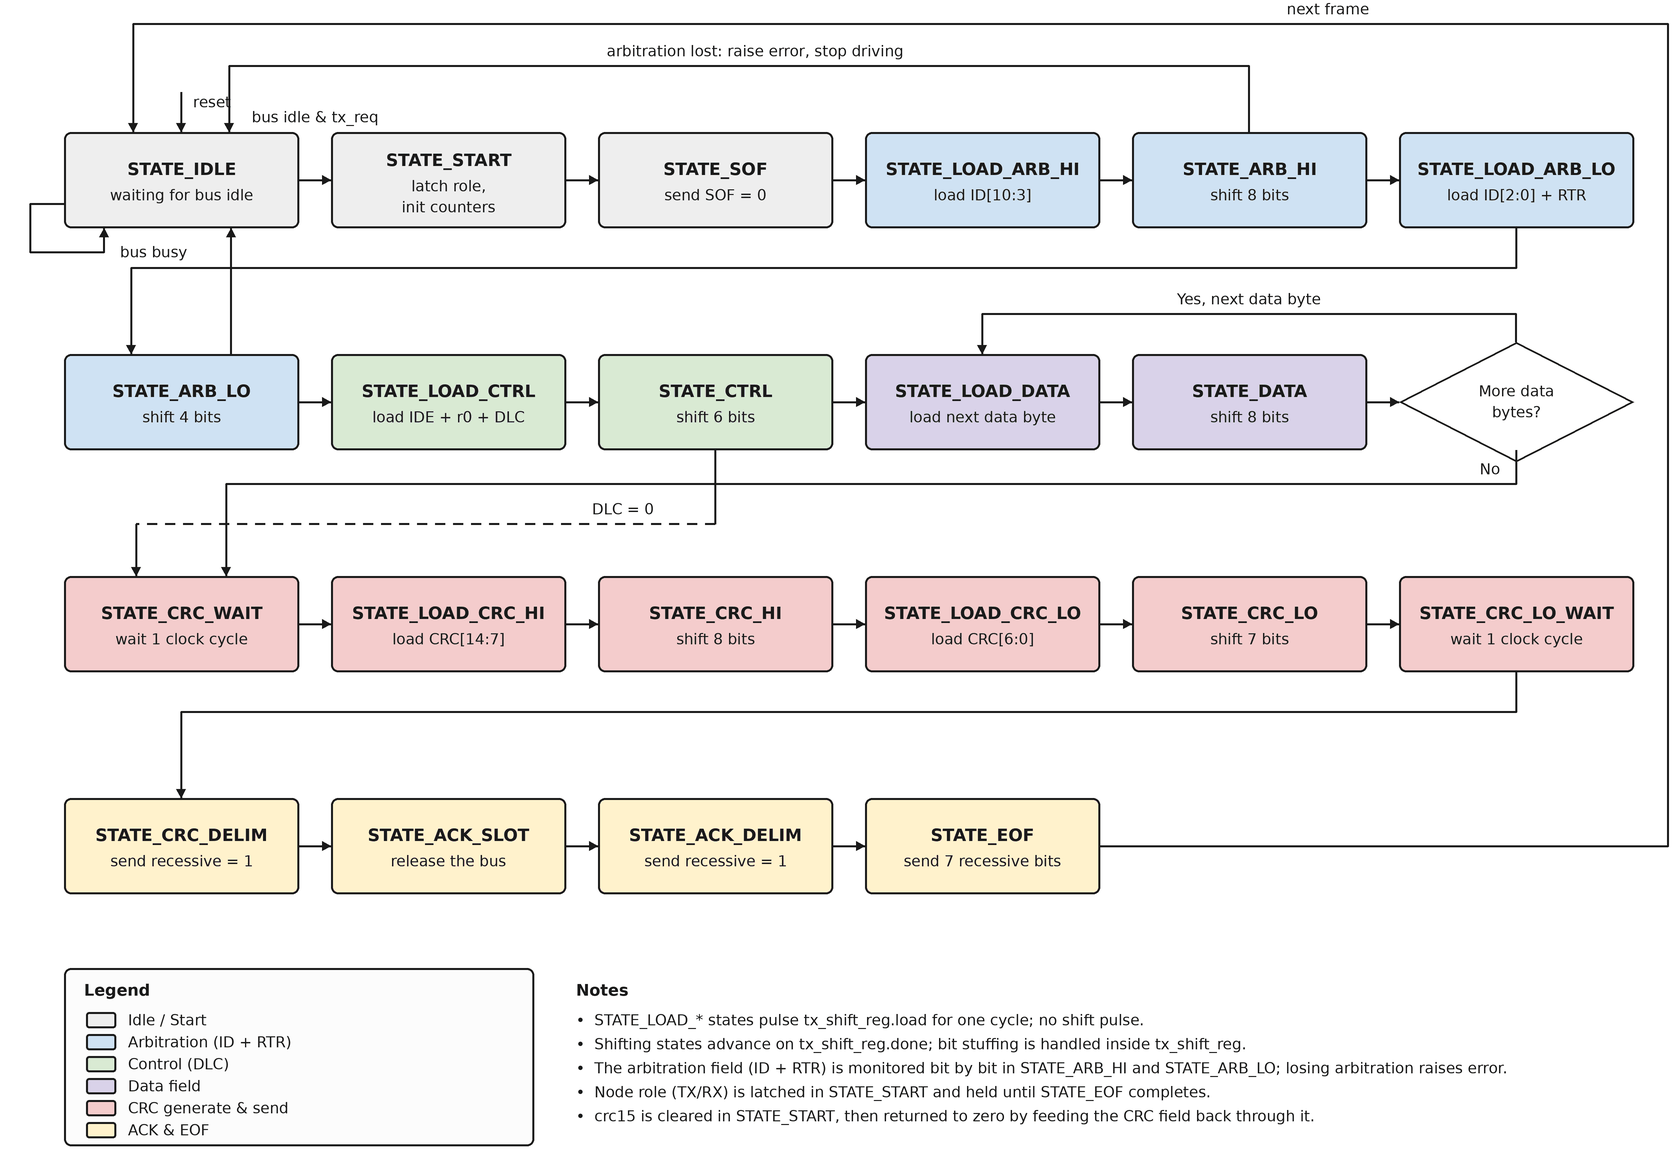

Reproduce this figure in Python.
#!/usr/bin/env python3
"""Draw can_controller's transmit-path state machine (L16 Appendix A).

Regenerate with:  python3 fsm.py <output.png>
Everything is data-driven from STATES/EDGES below, so a spec change is a text edit.
"""
import sys
from typing import Any

from PIL import Image, ImageDraw, ImageFont

Color = tuple[int, int, int]
Point = tuple[float, float]
# (key, row, col, title, subtitle lines, fill)
State = tuple[str, int, int, str, list[str], Color]

S: int = 3                               # supersample factor
W: int = 1680                            # final canvas width
H: int = 1150                            # final canvas height
BW: int = 235                            # box width
BH: int = 96                             # box height
GX: int = 32                             # horizontal gap
GY: int = 126                            # vertical gap
X0: int = 64                             # top-left of the grid, x
Y0: int = 132                            # top-left of the grid, y

# Explicit routing lanes (y), so no two long links share a corridor.
L_NEXT: int = 24
L_LOSS: int = 66
L_R1WRAP: int = 268
L_YES: int = 314
L_R2WRAP: int = 484
L_DLC0: int = 524
L_R3WRAP: int = 712

FONT: str = "/usr/share/fonts/truetype/dejavu/DejaVuSans.ttf"
BOLD: str = "/usr/share/fonts/truetype/dejavu/DejaVuSans-Bold.ttf"

INK: Color = (26, 26, 26)
GREY: Color = (238, 238, 238)
BLUE: Color = (207, 226, 243)
GREEN: Color = (217, 234, 211)
PURPLE: Color = (217, 210, 233)
RED: Color = (244, 204, 204)
YELLOW: Color = (255, 242, 204)

STATES: list[State] = [
    ("IDLE",      0, 0, "STATE_IDLE",         ["waiting for bus idle"],        GREY),
    ("START",     0, 1, "STATE_START",        ["latch role,",
                                            "init counters"],              GREY),
    ("SOF",       0, 2, "STATE_SOF",          ["send SOF = 0"],                GREY),
    ("LARBHI",    0, 3, "STATE_LOAD_ARB_HI",  ["load ID[10:3]"],               BLUE),
    ("ARBHI",     0, 4, "STATE_ARB_HI",       ["shift 8 bits"],                BLUE),
    ("LARBLO",    0, 5, "STATE_LOAD_ARB_LO",  ["load ID[2:0] + RTR"],          BLUE),

    ("ARBLO",     1, 0, "STATE_ARB_LO",       ["shift 4 bits"],                BLUE),
    ("LCTRL",     1, 1, "STATE_LOAD_CTRL",    ["load IDE + r0 + DLC"],         GREEN),
    ("CTRL",      1, 2, "STATE_CTRL",         ["shift 6 bits"],                GREEN),
    ("LDATA",     1, 3, "STATE_LOAD_DATA",    ["load next data byte"],         PURPLE),
    ("DATA",      1, 4, "STATE_DATA",         ["shift 8 bits"],                PURPLE),

    ("CRCWAIT",   2, 0, "STATE_CRC_WAIT",     ["wait 1 clock cycle"],          RED),
    ("LCRCHI",    2, 1, "STATE_LOAD_CRC_HI",  ["load CRC[14:7]"],              RED),
    ("CRCHI",     2, 2, "STATE_CRC_HI",       ["shift 8 bits"],                RED),
    ("LCRCLO",    2, 3, "STATE_LOAD_CRC_LO",  ["load CRC[6:0]"],               RED),
    ("CRCLO",     2, 4, "STATE_CRC_LO",       ["shift 7 bits"],                RED),
    ("CRCLOW",    2, 5, "STATE_CRC_LO_WAIT",  ["wait 1 clock cycle"],          RED),

    ("DELIM",     3, 0, "STATE_CRC_DELIM",    ["send recessive = 1"],          YELLOW),
    ("ACKSLOT",   3, 1, "STATE_ACK_SLOT",     ["release the bus"],             YELLOW),
    ("ACKDELIM",  3, 2, "STATE_ACK_DELIM",    ["send recessive = 1"],          YELLOW),
    ("EOF",       3, 3, "STATE_EOF",          ["send 7 recessive bits"],       YELLOW),
]

# (key, row, col, first line, second line)
DIAMOND: tuple[str, int, int, str, str] = ("MORE", 1, 5, "More data", "bytes?")

LEGEND: list[tuple[str, Color]] = [
    ("Idle / Start", GREY), ("Arbitration (ID + RTR)", BLUE), ("Control (DLC)", GREEN),
    ("Data field", PURPLE), ("CRC generate & send", RED), ("ACK & EOF", YELLOW)]

NOTES: list[str] = [
    "STATE_LOAD_* states pulse tx_shift_reg.load for one cycle; no shift pulse.",
    "Shifting states advance on tx_shift_reg.done; bit stuffing is handled inside tx_shift_reg.",
    "The arbitration field (ID + RTR) is monitored bit by bit in STATE_ARB_HI and STATE_ARB_LO; losing arbitration raises error.",
    "Node role (TX/RX) is latched in STATE_START and held until STATE_EOF completes.",
    "crc15 is cleared in STATE_START, then returned to zero by feeding the CRC field back through it.",
]


def box(key: str) -> tuple[int, int]:
    """Return the top-left corner of the state (or diamond) with this key."""
    for k, r, c, *_ in STATES:
        if k == key:
            return X0 + c * (BW + GX), Y0 + r * (BH + GY)
    k, r, c, _, _ = DIAMOND
    if key == k:
        return X0 + c * (BW + GX), Y0 + r * (BH + GY)
    raise KeyError(key)


def edges(key: str) -> dict[str, Any]:
    """Return this box's four edge midpoints, plus its top-left corner."""
    x, y = box(key)
    return {"l": (x, y + BH // 2), "r": (x + BW, y + BH // 2),
            "t": (x + BW // 2, y), "b": (x + BW // 2, y + BH),
            "x": x, "y": y}


def main(out: str) -> None:
    img: Image.Image = Image.new("RGB", (W * S, H * S), "white")
    d: ImageDraw.ImageDraw = ImageDraw.Draw(img)
    f_t: ImageFont.FreeTypeFont = ImageFont.truetype(BOLD, 17 * S)
    f_s: ImageFont.FreeTypeFont = ImageFont.truetype(FONT, 15 * S)
    f_e: ImageFont.FreeTypeFont = ImageFont.truetype(FONT, 15 * S)
    f_n: ImageFont.FreeTypeFont = ImageFont.truetype(FONT, 15 * S)
    f_nb: ImageFont.FreeTypeFont = ImageFont.truetype(BOLD, 16 * S)

    def rect(x: float, y: float, w: float, h: float, fill: Color) -> None:
        d.rounded_rectangle([x * S, y * S, (x + w) * S, (y + h) * S],
                            radius=7 * S, fill=fill, outline=INK, width=2 * S)

    def ctext(cx: float, cy: float, txt: str, font: ImageFont.FreeTypeFont,
              anchor: str = "mm") -> None:
        d.text((cx * S, cy * S), txt, font=font, fill=INK, anchor=anchor)

    def poly(pts: list[Point], width: int = 2) -> None:
        d.line([(px * S, py * S) for px, py in pts], fill=INK, width=width * S, joint="curve")

    def head(p: Point, direction: str, size: int = 9) -> None:
        px, py = p[0] * S, p[1] * S
        s = size * S
        m = {"r": [(px, py), (px - s, py - s * 0.55), (px - s, py + s * 0.55)],
             "l": [(px, py), (px + s, py - s * 0.55), (px + s, py + s * 0.55)],
             "d": [(px, py), (px - s * 0.55, py - s), (px + s * 0.55, py - s)],
             "u": [(px, py), (px - s * 0.55, py + s), (px + s * 0.55, py + s)]}[direction]
        d.polygon(m, fill=INK)

    def arrow(pts: list[Point], direction: str, width: int = 2) -> None:
        poly(pts, width)
        head(pts[-1], direction)

    # ---- boxes -------------------------------------------------------------
    for k, r, c, title, subs, fill in STATES:
        x, y = box(k)
        rect(x, y, BW, BH, fill)
        if len(subs) == 1:
            ctext(x + BW / 2, y + BH / 2 - 11, title, f_t)
            ctext(x + BW / 2, y + BH / 2 + 15, subs[0], f_s)
        else:
            ctext(x + BW / 2, y + BH / 2 - 20, title, f_t)
            ctext(x + BW / 2, y + BH / 2 + 6, subs[0], f_s)
            ctext(x + BW / 2, y + BH / 2 + 27, subs[1], f_s)

    dk, dr, dc, d1, d2 = DIAMOND
    dx, dy = box(dk)
    cx, cy = dx + BW / 2, dy + BH / 2
    d.polygon([(cx * S, (dy - 12) * S), ((dx + BW) * S, cy * S),
               (cx * S, (dy + BH + 12) * S), (dx * S, cy * S)],
              fill="white", outline=INK, width=2 * S)
    ctext(cx, cy - 11, d1, f_s)
    ctext(cx, cy + 10, d2, f_s)

    # ---- straight in-row links --------------------------------------------
    for a, b in [("IDLE", "START"), ("START", "SOF"), ("SOF", "LARBHI"),
                 ("LARBHI", "ARBHI"), ("ARBHI", "LARBLO"),
                 ("ARBLO", "LCTRL"), ("LCTRL", "CTRL"), ("CTRL", "LDATA"),
                 ("LDATA", "DATA"), ("DATA", "MORE"),
                 ("CRCWAIT", "LCRCHI"), ("LCRCHI", "CRCHI"), ("CRCHI", "LCRCLO"),
                 ("LCRCLO", "CRCLO"), ("CRCLO", "CRCLOW"),
                 ("DELIM", "ACKSLOT"), ("ACKSLOT", "ACKDELIM"), ("ACKDELIM", "EOF")]:
        arrow([edges(a)["r"], edges(b)["l"]], "r")
    ei = edges("IDLE")
    ctext((ei["r"][0] + edges("START")["l"][0]) / 2, Y0 - 15, "bus idle & tx_req", f_e)

    # ---- row wraps ---------------------------------------------------------
    def wrap(a: str, b: str, lane: int, dx: int = 0,
             label: str | None = None, lx: float = 0) -> None:
        ea, eb = edges(a), edges(b)
        tx = eb["t"][0] + dx
        arrow([ea["b"], (ea["b"][0], lane), (tx, lane), (tx, eb["t"][1])], "d")
        if label:
            ctext(lx, lane - 15, label, f_e)

    wrap("LARBLO", "ARBLO", L_R1WRAP, dx=-50)
    wrap("MORE", "CRCWAIT", L_R2WRAP, dx=45, label="No",
         lx=edges("MORE")["b"][0] - 26)
    wrap("CRCLOW", "DELIM", L_R3WRAP)

    # ---- decision loop back to STATE_LOAD_DATA --------------------------------
    em, el = edges("MORE"), edges("LDATA")
    arrow([(em["t"][0], em["t"][1] - 12), (em["t"][0], L_YES),
           (el["t"][0], L_YES), el["t"]], "d")
    ctext((em["t"][0] + el["t"][0]) / 2, L_YES - 15, "Yes, next data byte", f_e)

    # ---- DLC = 0 shortcut, STATE_CTRL -> STATE_CRC_WAIT (dashed) -----------------
    ec, ew = edges("CTRL"), edges("CRCWAIT")
    tx = ew["t"][0] - 45
    d.line([(ec["b"][0] * S, ec["b"][1] * S), (ec["b"][0] * S, L_DLC0 * S)],
           fill=INK, width=2 * S)
    x = ec["b"][0]
    while x > tx:                                     # dashed run leftwards
        d.line([(x * S, L_DLC0 * S), (max(x - 10, tx) * S, L_DLC0 * S)],
               fill=INK, width=2 * S)
        x -= 18
    arrow([(tx, L_DLC0), (tx, ew["t"][1])], "d")
    ctext(ec["b"][0] - 92, L_DLC0 - 15, "DLC = 0", f_e)

    # ---- arbitration loss -> STATE_IDLE ---------------------------------------
    eh, ea2 = edges("ARBHI"), edges("ARBLO")
    arrow([eh["t"], (eh["t"][0], L_LOSS), (ei["t"][0] + 48, L_LOSS),
           (ei["t"][0] + 48, ei["t"][1])], "d")
    arrow([(ea2["t"][0] + 50, ea2["t"][1]), (ea2["t"][0] + 50, ei["b"][1])], "u")
    ctext((eh["t"][0] + ei["t"][0]) / 2 + 40, L_LOSS - 15,
          "arbitration lost: raise error, stop driving", f_e)

    # ---- next frame, STATE_EOF -> STATE_IDLE ------------------------------------
    ee = edges("EOF")
    backx = X0 + 5 * (BW + GX) + BW + 34
    arrow([ee["r"], (backx, ee["r"][1]), (backx, L_NEXT), (ei["t"][0] - 48, L_NEXT),
           (ei["t"][0] - 48, ei["t"][1])], "d")
    ctext(backx - 340, L_NEXT - 15, "next frame", f_e)

    # ---- reset in, and the bus-busy self loop ------------------------------
    arrow([(ei["t"][0], Y0 - 40), (ei["t"][0], ei["t"][1])], "d")
    ctext(ei["t"][0] + 12, Y0 - 30, "reset", f_e, anchor="lm")
    loopy = ei["b"][1] + 24                       # own lane, clear of L_R1WRAP
    arrow([(ei["x"], ei["l"][1] + 24), (ei["x"] - 34, ei["l"][1] + 24),
           (ei["x"] - 34, loopy), (ei["x"] + 40, loopy),
           (ei["x"] + 40, ei["b"][1])], "u")
    ctext(ei["x"] + 56, loopy, "bus busy", f_e, anchor="lm")

    # ---- legend + notes ----------------------------------------------------
    ly = Y0 + 3 * (BH + GY) + BH + 74
    rect(X0, ly, 470, 178, (252, 252, 252))
    ctext(X0 + 20, ly + 22, "Legend", f_nb, anchor="lm")
    for i, (label, fill) in enumerate(LEGEND):
        yy = ly + 52 + i * 22
        d.rounded_rectangle([(X0 + 22) * S, (yy - 8) * S, (X0 + 52) * S, (yy + 8) * S],
                            radius=3 * S, fill=fill, outline=INK, width=2 * S)
        ctext(X0 + 64, yy, label, f_n, anchor="lm")

    nx = X0 + 512
    ctext(nx, ly + 22, "Notes", f_nb, anchor="lm")
    for i, note in enumerate(NOTES):
        ctext(nx, ly + 52 + i * 24, "•  " + note, f_n, anchor="lm")

    final = img.resize((W, H), Image.LANCZOS).quantize(colors=256, dither=Image.NONE)
    final.save(out, "PNG", optimize=True)
    print("wrote", out)


if __name__ == "__main__":
    main(sys.argv[1] if len(sys.argv) > 1 else "fsm.png")
